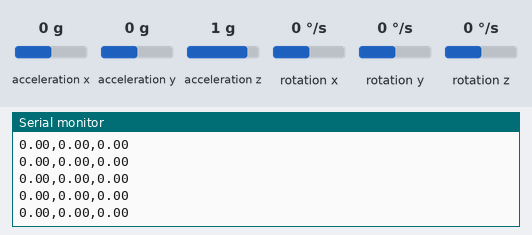
Recording of a sketch running on a simulated Arduino Uno, built with avr-gcc and run on an emulated ATmega328P. On the bench: the last lines printed to the serial monitor. Inputs (shaded band) come from the test bench; at power-on: acceleration y 0 g, acceleration z 1 g, rotation x 0 °/s, acceleration x 0 g, rotation y 0 °/s, rotation z 0 °/s.

Above: at 1.2 s.
1.3 s: acceleration y set to -0.8 g
At 1.8 s:
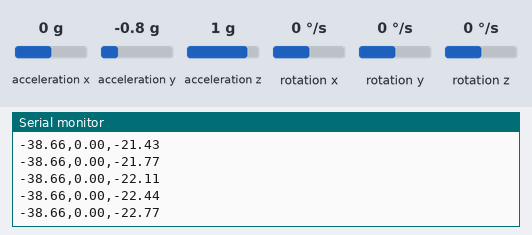
4.3 s: acceleration z set to -1.4 g
At 4.8 s:
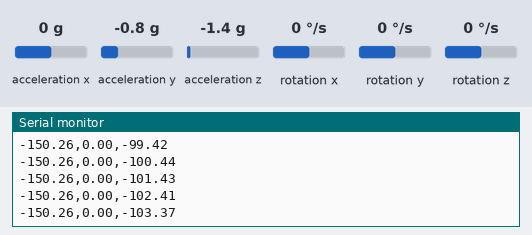
5.8 s: rotation x set to -192 °/s
At 6.8 s:
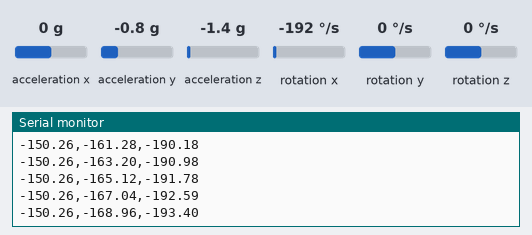
Timing chart, 0 to 8.8 s (numbered marks = the images above; inputs shaded):
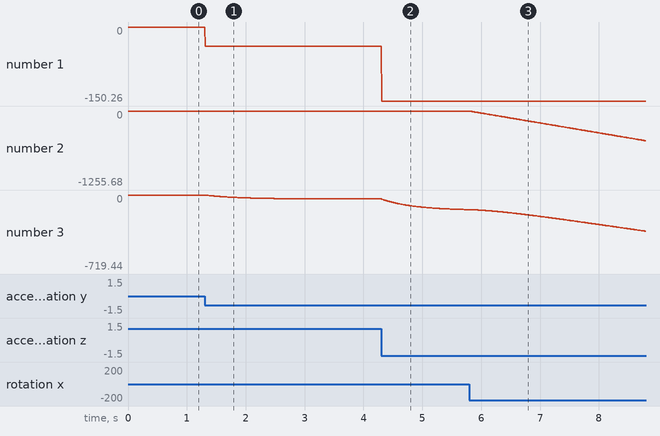

Measured:
- after the input at 1.3 s, the serial monitor: prints a new line at once (image 1)
- plotted number 1: 0 → -38.66 after the input at 1.3 s
- plotted number 3: 0 → -38.48 after the input at 1.3 s

The sketch:

Complementary_Filter_Ramirez.ino
```cpp
#include <Wire.h>
#include <MPU6050.h>

float ax, ay, az; //Accelerometer values
float wx, wy, wz; //Gyroscope values
float time_1, time_2, dt; //Time values
float pitch_gyro=0, roll_gyro=0, yaw_gyro=0;
float pitch_accel, roll_accel;
float pitch, roll; //Complementary filter

MPU6050 mpu;

void setup()
{
  Serial.begin(115200);
  Serial.println("Initialize MPU6050");

  while(!mpu.begin(MPU6050_SCALE_2000DPS, MPU6050_RANGE_2G))
  {
    Serial.println("Co<uld not find a valid MPU6050 sensor, check wiring!");
    delay(500);
  }
  mpu.calibrateGyro(); //Carlibrate Gyro, must be at rest
  mpu.setThreshold(1); //Threshold for Gyro

  dt = 0.01;
  time_1 = 0;

}


void loop()
{
  time_1 = millis(); //start counting time

  Vector normAccel = mpu.readNormalizeAccel();
  Vector normGyro = mpu.readNormalizeGyro();

  //Accelerometer values
  ax = normAccel.XAxis;
  ay = normAccel.YAxis;
  az = normAccel.ZAxis;
  //Gyro values
  wx = normGyro.XAxis;
  wy = normGyro.YAxis;
  wz = normGyro.ZAxis;

  //Gyroscope Attitude
  pitch_gyro += -wy*dt; //+Ve is upwards
  roll_gyro += wx*dt; //+Ve is to the right
  yaw_gyro += -wz*dt; //+Ve is to the right


  //Accelerometer Attitude
  pitch_accel = atan2(ax, sqrt(ay*ay + az*az))*180/M_PI;
  roll_accel = atan2(ay, az)*180/M_PI;


  //Complementary Filter
  pitch = 0.98*(pitch + pitch_gyro*dt) + 0.02*pitch_accel; //90deg = 2.14
  roll = 0.98*(roll + roll_gyro*dt) + 0.02*roll_accel;

  time_2 = millis(); //stop counting time


/*
  Serial.print(" ax = ");
  Serial.print(ax);
  Serial.print(" ay= ");
  Serial.print(ay);
  Serial.print(" az = ");
  Serial.println(az);

  Serial.print(" wx = ");
  Serial.print(wx);
  Serial.print(" wy= ");
  Serial.print(wy);
  Serial.print(" wz = ");
  Serial.println(wz);
*/
//  Serial.print(" pitch = ");
  //Serial.print(pitch_gyro);
//  Serial.print(" roll= ");
  Serial.print(roll_accel);
  Serial.print(",");
  Serial.print(roll_gyro);
  Serial.print(",");
  Serial.println(roll);
  delay((dt*1000 - (time_2-time_1)));
}
```
